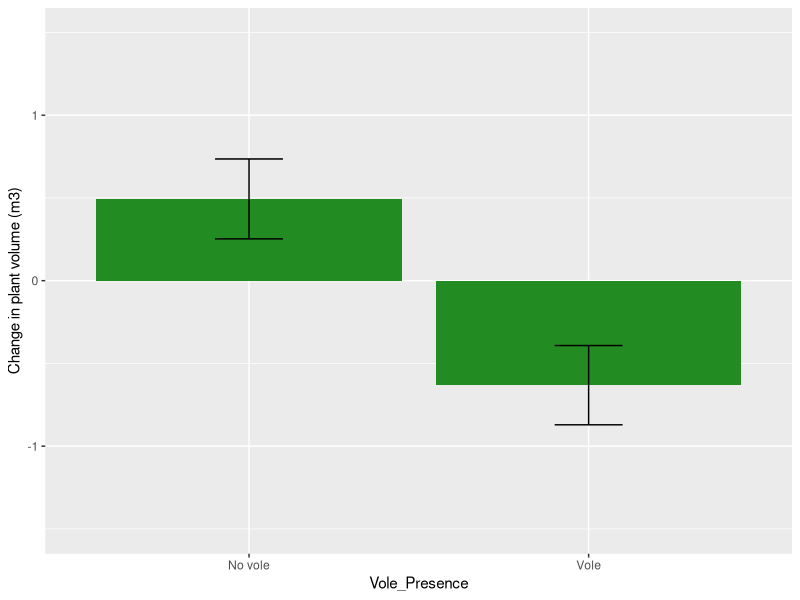
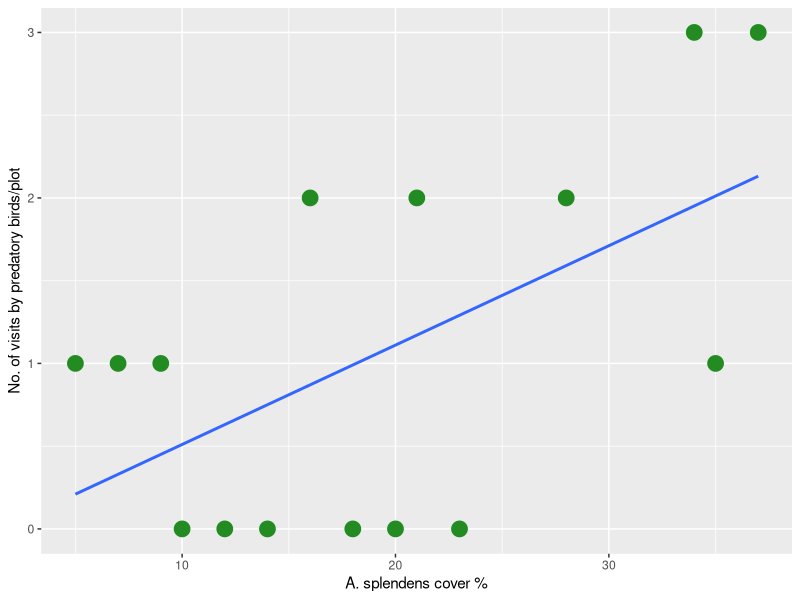
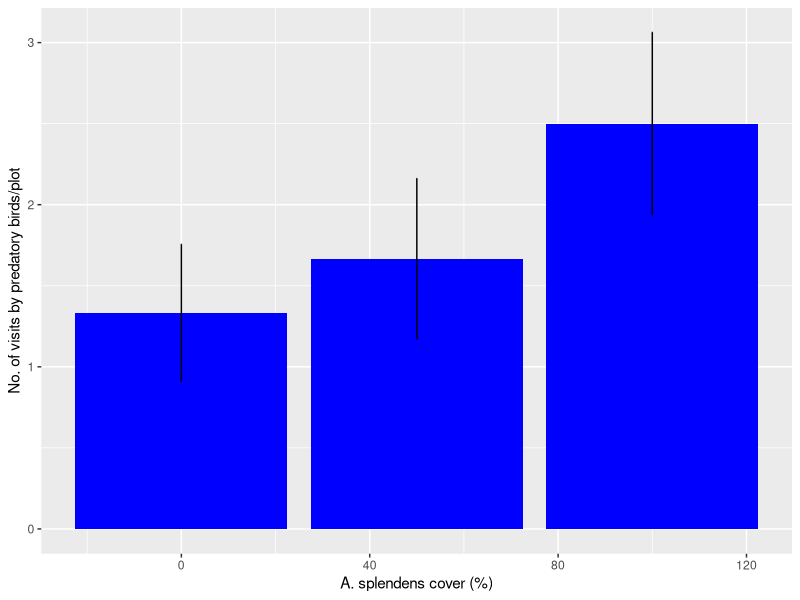
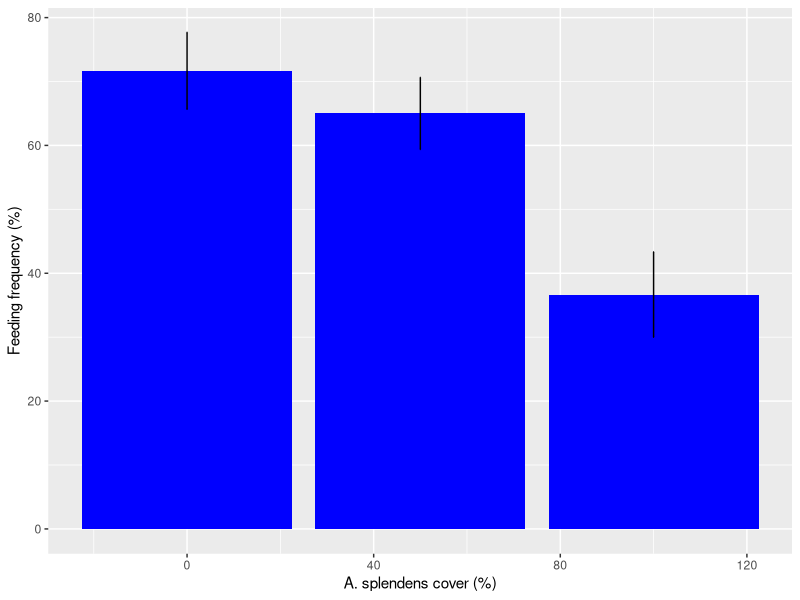
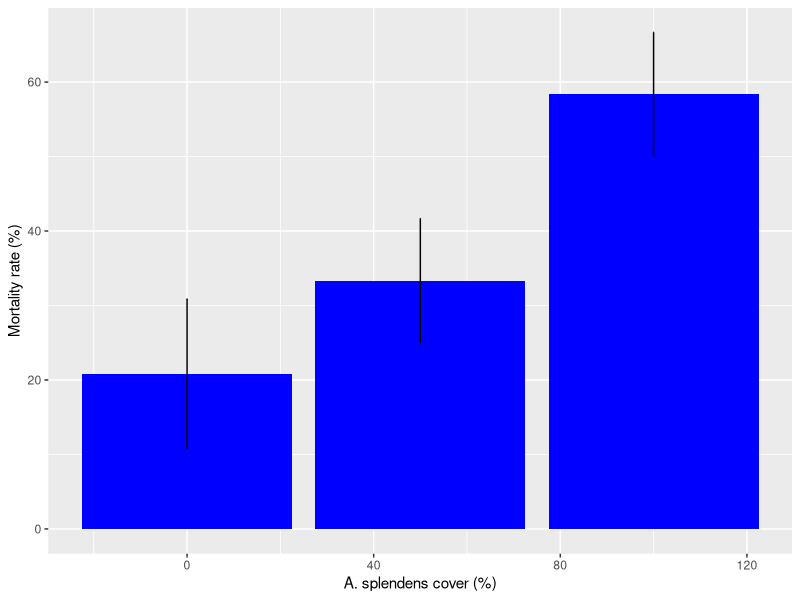

The R source for these figures, in order:
## ---- chunk 1
knitr::opts_chunk$set(echo = TRUE)
## ---- chunk 2
library(dplyr)
library(tidyverse)
d <- read.csv("Ecosystem_engineers_and_predation_risk_data_-.csv")
head(d)
## ---- chunk 3

library(ggplot2)
library(ggpubr)

nv <- d[1:15 ,5 ]
v <- d[16:30 ,5 ]
l <- lm(data = d, nv ~ v)
summary(l)

n <- d %>%
 group_by(Vole_Presence) %>%
  summarise_each(funs(mean,sd,se=sd(.)/sqrt(n())), Change_plantvol)
n  

g <- ggplot(n) +
  geom_col(aes(y=mean, x=Vole_Presence), fill="forestgreen") +
  geom_errorbar( aes(x=Vole_Presence,ymin=mean-se, ymax=mean+se), width=0.2, colour="black") +
ylab("Change in plant volume (m3)") + ylim(-1.5, 1.5)
g

m <- d[c(1:15),c(7,11)] 
m

ggplot(m, aes(x=as.numeric(Plant_cover), y=as.numeric(Birds_total15))) +
  geom_point(colour = "forestgreen", size = 5) + 
  geom_smooth(method = "lm", se=FALSE) +
  xlab("A. splendens cover %") + ylab("No. of visits by predatory birds/plot")

  
## ---- chunk 4


o <- d[1:18, c(18, 20, 21, 24)]
o <- data.frame(sapply(o, function(x) as.numeric(as.character(x))))
o

a <- o %>% group_by(Plant_cover2) %>% 
  summarise_each(funs(mean,sd,se=sd(.)/sqrt(n())), 1:3) 
a

g1 <- ggplot(a, aes(x=Plant_cover2, y=Bird_visit6_mean)) +
  geom_col(fill="blue") + 
  geom_errorbar( aes(x=Plant_cover2,ymin=Bird_visit6_mean-Bird_visit6_se, ymax=Bird_visit6_mean+Bird_visit6_se), width=0.2, colour="black") +
  xlab("A. splendens cover (%)") + ylab("No. of visits by predatory birds/plot")

g1
g2 <- ggplot(a, aes(x=Plant_cover2, y=Feeding_freq_mean)) +
  geom_col(fill="blue") +
  geom_errorbar( aes(x=Plant_cover2,ymin=Feeding_freq_mean-Feeding_freq_se, ymax=Feeding_freq_mean+Feeding_freq_se), width=0.2, colour="black") +
  xlab("A. splendens cover (%)") + ylab("Feeding frequency (%)")
g2
g3 <- ggplot(a, aes(x=Plant_cover2, y=Vole_mortality_mean)) +
  geom_col(fill="blue") +
  geom_errorbar( aes(x=Plant_cover2,ymin=Vole_mortality_mean-Vole_mortality_se, ymax=Vole_mortality_mean+Vole_mortality_se), width=0.2, colour="black") +
xlab("A. splendens cover (%)") + ylab("Mortality rate (%)")
g3
